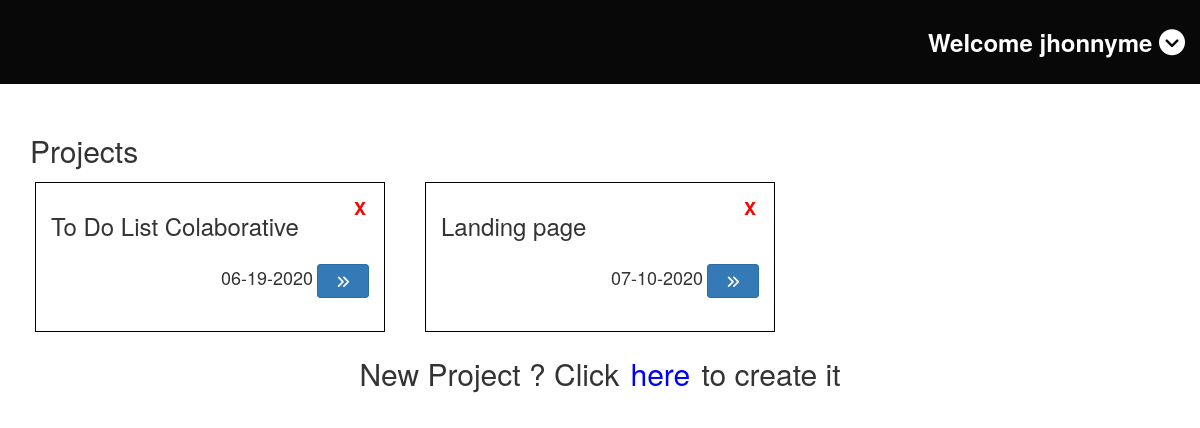
The page /home.php?page=projects (signed in) on the database its author committed.
### tables this page shows
CREATE TABLE `project` (
  `id_project` int(11) NOT NULL,
  `name_project` varchar(255) NOT NULL,
  `description_project` varchar(255) NOT NULL,
  `date_project` date NOT NULL,
  `id_team` int(11) NOT NULL,
  `complete` tinyint(1) NOT NULL
);

### views/projects.php (the view, shortened to what this page needs)
<div class="content container">
    <h2>Projects</h2>
    <div class="row" id="projects">
        <?php
        $query_projects = "select * from project where id_team=".$team;
        $result_projects = mysqli_query($conn, $query_projects);
        if (mysqli_num_rows($result_projects) > 0){
            while($rows_projects = mysqli_fetch_assoc($result_projects)){
                $id = $rows_projects['id_project'];
                $name = $rows_projects['name_project'];
                $date = strtotime($rows_projects['date_project']);
        ?>
            <div class="col-sm-4">
                <div class="project">
                <span id="delete-project" data-id="<?php echo $id; ?>" class="red-x" data-toggle="tooltip" title="Delete project">X</span>
                    <h3><?php echo $name;?></h3>
                    <div class="info-project">
                        <p><?php echo date("m-d-Y", $date );?></p> <a class="btn btn-primary more-project" data-toggle="tooltip" title="See more" id="<?php echo $id;?>"><i class="fas fa-angle-double-right"></i></a>
                    </div>
                </div>
            </div>
        <?php
            }
        ?>
    </div>
    <h2 class="col-sm-12" style="text-align: center;">New Project ? Click <span id="showModalform" style="font-size: 30px; color: blue; cursor:pointer">here</span> to create it</h2>
        <?php
        }
        else{
        ?>
    </div>
    <h2 style="text-align: center;">No Projects, click <span id="showModalform" style="font-size: 30px; color: blue; cursor:pointer">here</span> to create one</h2>
        <?php
        }
        ?>
</div>

### assets/css/style.css (style rules this page uses)
a,p,label { font-size: 18px; }
span { margin: 3px; }
.red-x { float: right; color: #ff0000; font-weight: bold; font-size: 18px; cursor: pointer; transition: all .3s ease-in-out; }
.content { margin: 30px auto; }
.project { border: 1px solid #000; padding: 10px 15px; margin: 5px; height: 150px; }
@media screen and (min-width: 662px) { .project { height: 150px; } }
.info-project { margin-top: 15px; float: right; }
.project a, .project p { display: inline; }
.project a { padding: 6px 18px; transition: all 0.4s ease-in-out; }

### rows shown on the page
project: name_project "To Do List Colaborative", date_project "06-19-2020"
project: name_project "Landing page", date_project "07-10-2020"

### other values the page prints
$userlog "jhonnyme"
